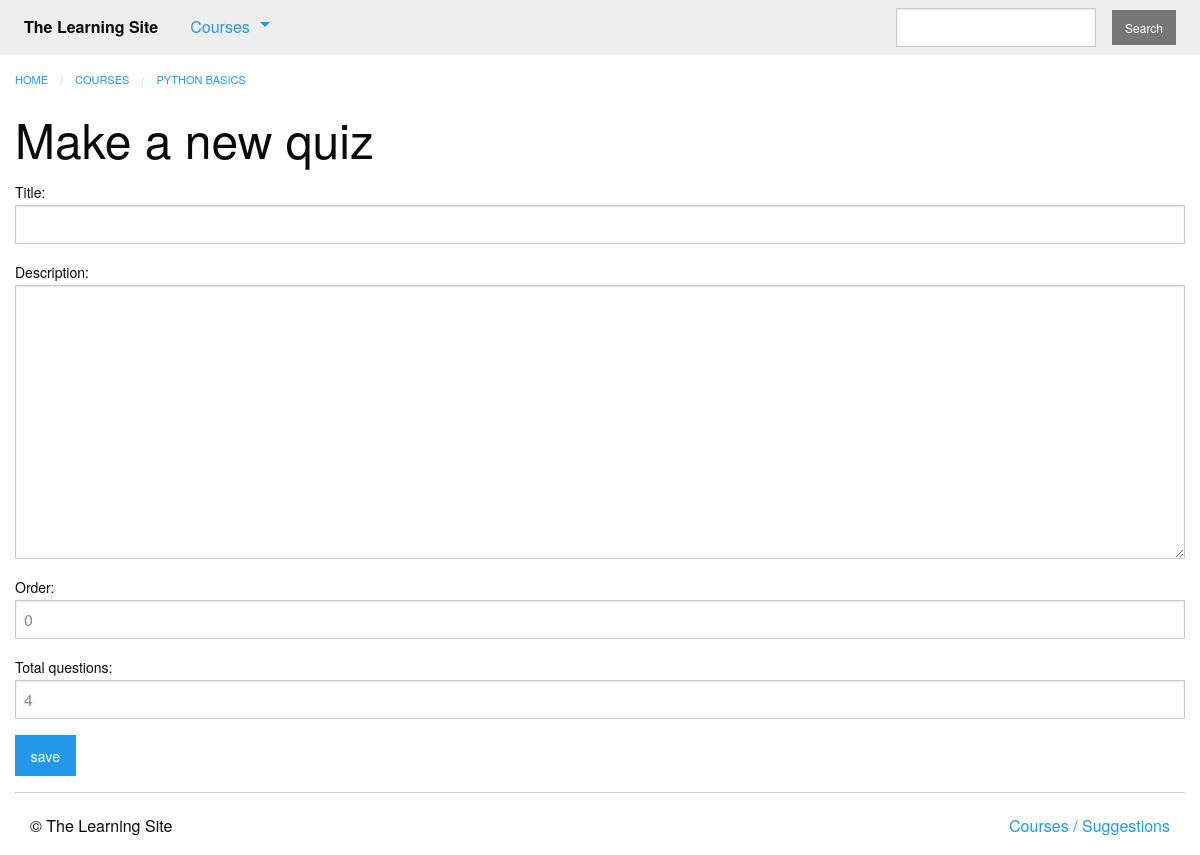
Before: /courses/1/create_quiz/ (signed in) with the older database file.
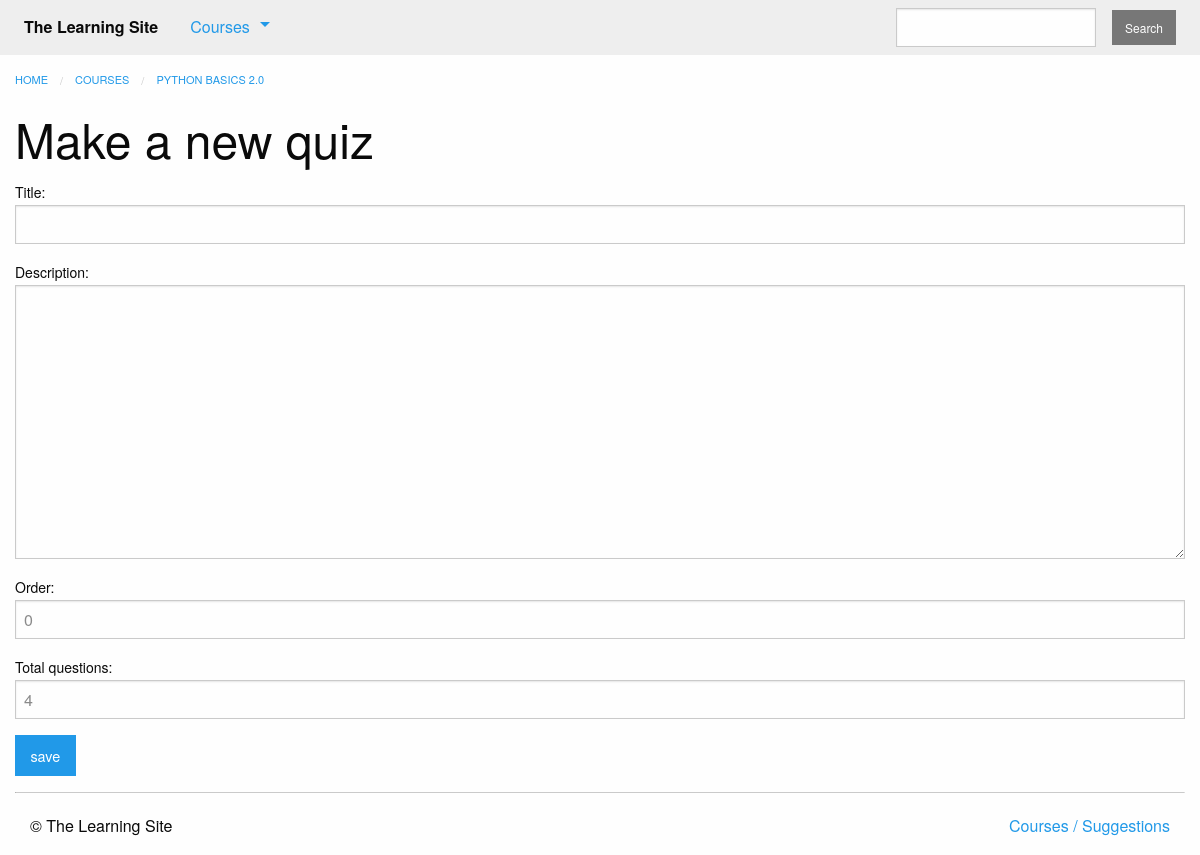
After: the same page with the newer database file.
### courses/models.py (models this page shows, shortened)
class Course(models.Model):
    created_at = models.DateTimeField(auto_now_add=True)
    title = models.CharField(max_length=255)
    description = models.TextField()
    teacher = models.ForeignKey(User, on_delete=models.CASCADE)
    subject = models.CharField(default='', max_length=100)
    published = models.BooleanField(default=False)

### courses/views.py (the view, shortened to what this page needs)
# urls.py: path('<int:course_pk>/create_quiz/', views.quiz_create, name='quiz_create'),
@login_required
def quiz_create(request, course_pk):
    course = get_object_or_404(models.Course, pk=course_pk, published=True)
    form = forms.QuizForm()
    return render(request, 'courses/quiz_form.html', {'form': form, 'course': course})

### courses/forms.py
class QuizForm(forms.ModelForm):
    class Meta:
        model = models.Quiz
        fields = [
            'title',
            'description',
            'order',
            'total_questions'
        ]

### courses/templatetags/course_extras.py (called while the page is built)
@register.inclusion_tag('courses/course_nav.html')
def nav_courses_list():
    courses = Course.objects.filter(published=True)[:5]
    return {'courses': courses}

### courses/templates/courses/quiz_form.html (shortened to what this page needs)
{% extends "courses/layout.html" %}
{% block breadcrumbs %}
    <li><a href="{% url 'courses:detail' pk=course.pk %}">{{ course.title }}</a></li>
{% endblock %}
{% block content %}
<div class="columns">
    {{ block.super }}
    <h1>{{ form.instance.title|default:"Make a new quiz" }}</h1>
    <form method="POST" action="">
        {{ form.as_p }}
        <input type="submit" class="button" value="save">
    </form>
</div>
{% endblock %}

Changed rows visible on the page:
changed Course: title "PYTHON BASICS" → "PYTHON BASICS 2.0"
